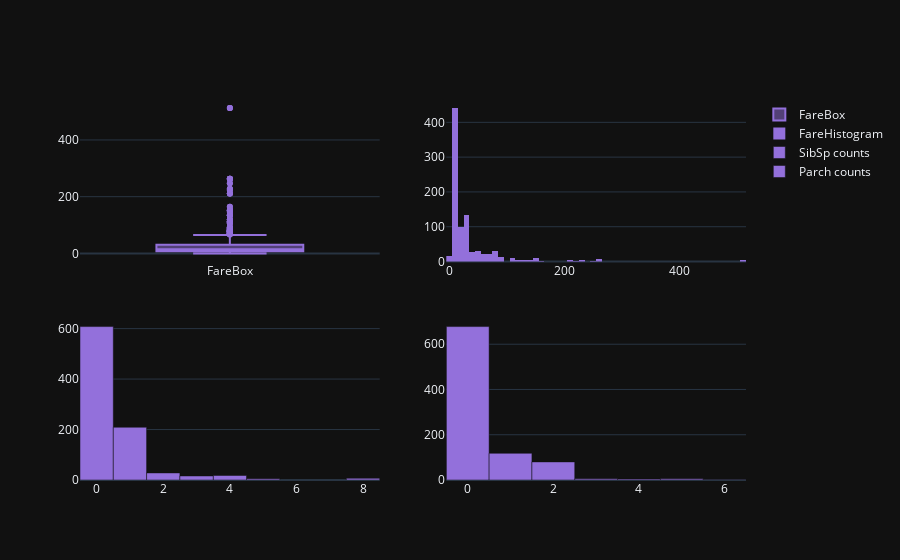

Notebook code for this chart:
### Code cell
fig=make_subplots(rows=2,cols=2)
fig.add_trace(go.Box(y=df["Fare"],name="FareBox",marker_color="MediumPurple"),row=1,col=1)
fig.add_trace(go.Histogram(x=df["Fare"],name="FareHistogram",marker_color="MediumPurple"),row=1,col=2)

fig.add_trace(go.Bar(x=SibSp.index,y=SibSp.values,name="SibSp counts",marker_color="MediumPurple"),row=2,col=1)
fig.add_trace(go.Bar(x=Parch.index,y=Parch.values,name="Parch counts",marker_color="MediumPurple"),row=2,col=2)

fig.update_layout(template="plotly_dark")
fig.show()

### Figure 1 — Plotly figure (JSON) as saved in the notebook; plotly's stock layout.template omitted (floating-point values rounded to 4 significant figures; data arrays with more than 128 entries replaced by an {"elided": "..."} marker saying what was removed)
{"data": [{"marker": {"color": "MediumPurple"}, "name": "FareBox", "type": "box", "xaxis": "x", "y": {"elided": "891 float values"}, "yaxis": "y"}, {"marker": {"color": "MediumPurple"}, "name": "FareHistogram", "type": "histogram", "x": {"elided": "891 float values"}, "xaxis": "x2", "yaxis": "y2"}, {"marker": {"color": "MediumPurple"}, "name": "SibSp counts", "type": "bar", "x": [0, 1, 2, 4, 3, 8, 5], "xaxis": "x3", "y": [608, 209, 28, 18, 16, 7, 5], "yaxis": "y3"}, {"marker": {"color": "MediumPurple"}, "name": "Parch counts", "type": "bar", "x": [0, 1, 2, 5, 3, 4, 6], "xaxis": "x4", "y": [678, 118, 80, 5, 5, 4, 1], "yaxis": "y4"}], "layout": {"xaxis": {"anchor": "y", "domain": [0, 0.45]}, "xaxis2": {"anchor": "y2", "domain": [0.55, 1]}, "xaxis3": {"anchor": "y3", "domain": [0, 0.45]}, "xaxis4": {"anchor": "y4", "domain": [0.55, 1]}, "yaxis": {"anchor": "x", "domain": [0.575, 1]}, "yaxis2": {"anchor": "x2", "domain": [0.575, 1]}, "yaxis3": {"anchor": "x3", "domain": [0, 0.425]}, "yaxis4": {"anchor": "x4", "domain": [0, 0.425]}}}
